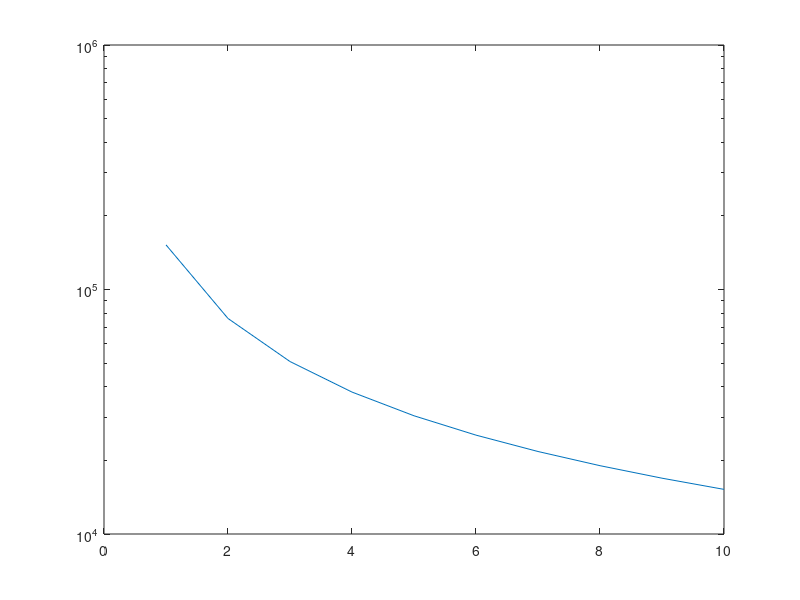

Here is the MATLAB script that generated this plot: (Note: this script raises an error after producing the figure.)
clear
close
clc

N = 1:10;
alpha = 4.3;
R=1.5;
B_Sys=69.8*10^6;
B=200*10^3;
A_Sys = 2550;
A_Cell=(3*sqrt(3)*R^2)/2;
C_Clu=B_Sys/B;
C = (A_Sys*C_Clu)./(N.*A_Cell);
SIR = 10*log10(((sqrt(3*N)).^alpha)/6);

a=semilogy(N,C);
hold on
yyaxis left
ylabel('Capacity')
xlabel('Frequency Reuse Factor N')

grid on

yyaxis right
ylabel('SIR (dB)')
b=plot(N,SIR);
c=yline(18)
legend([a;b;c],'Capacity', 'SIR','QoS Threshold')
